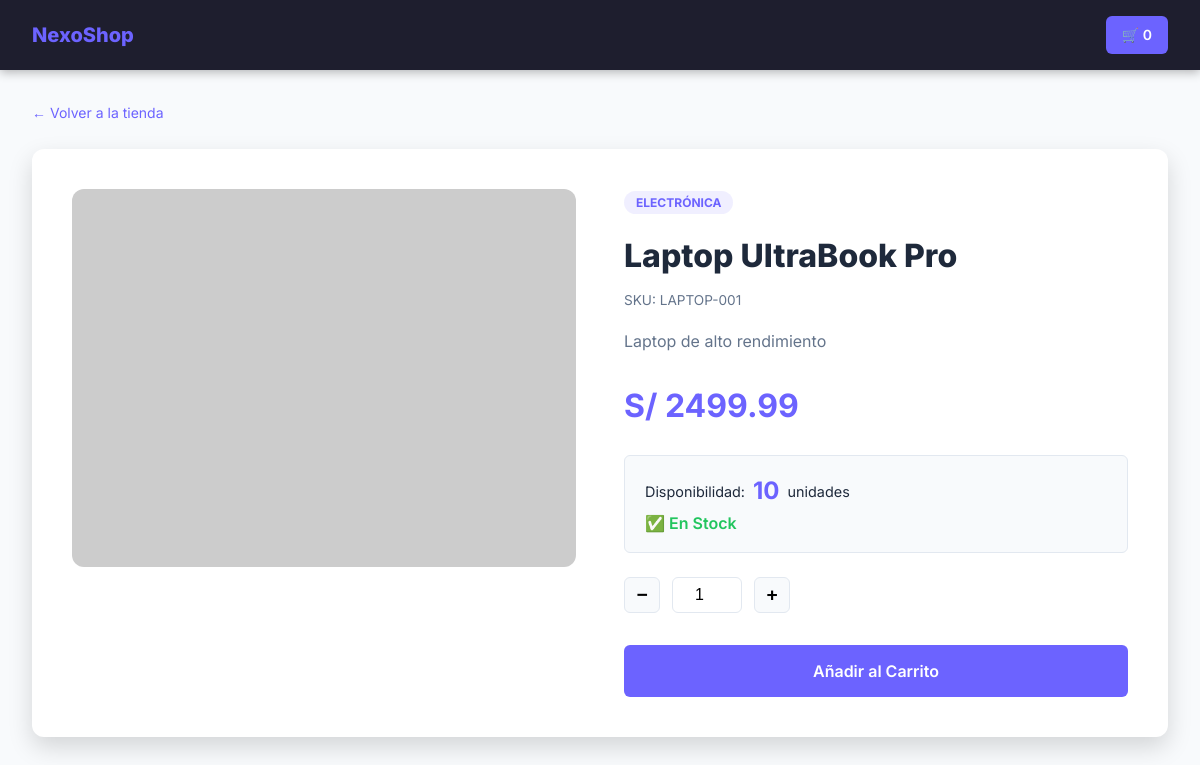
Page /store/product/1 on the committed database.
### models.py (models this page shows, shortened)
class Product(db.Model):
    __tablename__ = 'products'
    id = db.Column(db.Integer, primary_key=True)
    sku = db.Column(db.String(50), unique=True, nullable=False)
    name = db.Column(db.String(200), nullable=False)
    category = db.Column(db.String(100), default='General')
    price = db.Column(db.Float, nullable=False, default=0.0)
    stock = db.Column(db.Integer, nullable=False, default=0)
    description = db.Column(db.Text, default='')
    image_url = db.Column(db.String(500), default='')
    created_at = db.Column(db.DateTime, default=datetime.utcnow)
    updated_at = db.Column(db.DateTime, default=datetime.utcnow, onupdate=datetime.utcnow)

### app.py (the view)
@app.route('/store/product/<int:product_id>')
def store_product_detail(product_id):
    product = Product.query.get_or_404(product_id)
    return render_template('store/product_detail.html', product=product)

### app.py (called while the page is built, shortened)
def current_admin_user():
    return session.get('admin_user', 'anonymous')

def current_admin_role():
    return session.get('admin_role', 'guest')

def ensure_csrf_token():
    token = session.get('csrf_token')
    if not token:
        token = secrets.token_hex(16)
        session['csrf_token'] = token
    return token

@app.context_processor
def inject_session_context():
    return {
        'csrf_token': ensure_csrf_token(),
        'admin_role': current_admin_role(),
        'admin_user': current_admin_user()
    }

@app.before_request
def enforce_admin_csrf():
    return None

@app.after_request
def set_security_headers(response):
    response.headers['X-Content-Type-Options'] = 'nosniff'
    response.headers['X-Frame-Options'] = 'SAMEORIGIN'
    response.headers['Referrer-Policy'] = 'strict-origin-when-cross-origin'
    response.headers['X-XSS-Protection'] = '1; mode=block'
    csp = "default-src 'self' https: data: 'unsafe-inline' 'unsafe-eval'"
    response.headers['Content-Security-Policy'] = csp
    return response

### templates/store/product_detail.html (shortened to what this page needs)
<!DOCTYPE html>
<html lang="es">
<head>
    <link rel="stylesheet" href="{{ url_for('static', filename='css/style.css') }}">
</head>
<body class="store-page">
    <header class="store-header">
        <div class="header-inner">
            <a href="{{ url_for('store_home') }}" class="store-logo">NexoShop</a>
            <div class="header-right">
                <a href="{{ url_for('store_cart') }}" class="cart-btn" id="btn-cart">
                    🛒 <span id="cart-count">0</span>
                </a>
            </div>
        </div>
    </header>
    <main class="product-detail-page">
        <a href="{{ url_for('store_home') }}" class="breadcrumb" id="breadcrumb-home">← Volver a la tienda</a>
        <div class="product-detail-container">
            <div class="product-detail-image">
                {% if product.image_url %}
                    <img src="{{ product.image_url }}" alt="{{ product.name }}" id="product-main-image">
                {% else %}
                    <div class="image-placeholder-large">📦</div>
                {% endif %}
            </div>
            <div class="product-detail-info">
                <span class="product-category-tag" id="product-category">{{ product.category }}</span>
                <h1 class="product-detail-name" id="product-name">{{ product.name }}</h1>
                <p class="product-sku" id="product-sku">SKU: {{ product.sku }}</p>
                <p class="product-description" id="product-description">{{ product.description }}</p>
                <div class="product-detail-price" id="product-price">
                    S/ {{ "%.2f"|format(product.price) }}
                </div>
                <div class="stock-realtime-container">
                    <div class="stock-counter" id="stock-display">
                        <span class="stock-label">Disponibilidad:</span>
                        <span class="stock-value" id="stock-count">{{ product.stock }}</span>
                        <span class="stock-unit">unidades</span>
                    </div>
                    <div class="stock-status" id="stock-status-text">
                        {% if product.stock > 0 %}
                            <span class="status-available">✅ En Stock</span>
                        {% else %}
                            <span class="status-outofstock">❌ Agotado</span>
                        {% endif %}
                    </div>
                </div>
                <div class="add-to-cart-container">
                    <div class="qty-selector">
                        <button onclick="changeQty(-1)" id="btn-qty-decrease">−</button>
                        <input type="number" id="qty-input" value="1" min="1"
                               max="{{ product.stock }}" {% if product.stock == 0 %}disabled{% endif %}>
                        <button onclick="changeQty(1)" id="btn-qty-increase">+</button>
                    </div>
                    <button class="btn-add-to-cart-detail
                            {% if product.stock == 0 %}btn-out-of-stock{% else %}btn-available{% endif %}"
                            id="btn-add-to-cart"
                            data-product-id="{{ product.id }}"
                            onclick="addToCartDetail()">
                        {% if product.stock == 0 %}Sin Stock{% else %}Añadir al Carrito{% endif %}
                    </button>
                </div>
            </div>
        </div>
    </main>
</body>
</html>

### static/css/style.css (style rules this page uses)
:root { --primary: #6c63ff; --primary-dark: #5a52e0; --success: #22c55e; --danger: #ef4444; --warning: #f59e0b; --text: #1e293b; --text-muted: #64748b; --bg: #f8fafc; --card-bg: #ffffff; --border: #e2e8f0; --sidebar-bg: #1e1e2e; --sidebar-text: #cdd6f4; --shadow: 0 4px 6px -1px rgba(0,0,0,.1); --shadow-lg: 0 10px 25px rgba(0,0,0,.15); --radius: 12px; --radius-sm: 6px; }
* { box-sizing: border-box; margin: 0; padding: 0; }
body { font-family: 'Inter', sans-serif; background: var(--bg); color: var(--text); line-height: 1.6; }
.store-header { background: #1e1e2e; position: sticky; top: 0; z-index: 100; box-shadow: 0 2px 10px rgba(0,0,0,.3); }
.header-inner { display: flex; align-items: center; gap: 1.5rem; max-width: 1400px; margin: 0 auto; padding: 1rem 2rem; }
.store-logo { font-size: 1.25rem; font-weight: 800; color: var(--primary); text-decoration: none; }
.header-right { display: flex; gap: 1rem; align-items: center; margin-left: auto; }
.cart-btn { padding: .5rem 1rem; background: var(--primary); color: #fff; text-decoration: none; border-radius: var(--radius-sm); font-weight: 600; font-size: .875rem; }
.btn-add-to-cart, .btn-add-to-cart-detail { padding: .6rem 1rem; border-radius: var(--radius-sm); font-family: inherit; font-size: .85rem; font-weight: 600; cursor: pointer; border: none; transition: all .2s; }
.btn-available { background: var(--primary); color: #fff; }
.btn-add-to-cart-detail { width: 100%; padding: 1rem; font-size: 1rem; margin-top: 1rem; }
.product-detail-page { max-width: 1200px; margin: 2rem auto; padding: 0 2rem; }
.breadcrumb { color: var(--primary); text-decoration: none; font-size: .875rem; display: block; margin-bottom: 1.5rem; }
.product-detail-container { display: grid; grid-template-columns: 1fr 1fr; gap: 3rem; background: var(--card-bg); padding: 2.5rem; border-radius: var(--radius); box-shadow: var(--shadow-lg); }
.product-detail-image img { width: 100%; border-radius: var(--radius); }
.product-category-tag { font-size: .75rem; font-weight: 700; text-transform: uppercase; color: var(--primary); background: rgba(108,99,255,.1); padding: .25rem .75rem; border-radius: 999px; }
.product-detail-name { font-size: 2rem; font-weight: 800; margin: 1rem 0 .5rem; }
.product-sku { color: var(--text-muted); font-size: .85rem; margin-bottom: 1rem; }
.product-description { color: var(--text-muted); line-height: 1.8; margin-bottom: 1.5rem; }
.product-detail-price { font-size: 2rem; font-weight: 700; color: var(--primary); margin-bottom: 1.5rem; }
.stock-realtime-container { background: var(--bg); padding: 1rem 1.25rem; border-radius: var(--radius-sm); margin-bottom: 1.5rem; border: 1px solid var(--border); }
.stock-counter { display: flex; align-items: center; gap: .5rem; font-size: .9rem; }
.stock-value { font-size: 1.5rem; font-weight: 700; color: var(--primary); }
.status-available { color: var(--success); font-weight: 600; }
.qty-selector { display: flex; align-items: center; gap: .75rem; margin-bottom: 1rem; }
.qty-selector button { width: 36px; height: 36px; background: var(--bg); border: 1.5px solid var(--border); border-radius: var(--radius-sm); font-size: 1.2rem; cursor: pointer; font-weight: 700; }
.qty-selector input { width: 70px; text-align: center; padding: .5rem; border: 1.5px solid var(--border); border-radius: var(--radius-sm); font-size: 1rem; }

### rows in the picture
Product: category "ELECTRÓNICA", name "Laptop UltraBook Pro", sku "LAPTOP-001", description "Laptop de alto rendimiento", price "2499.99", stock "10", stock "1"
